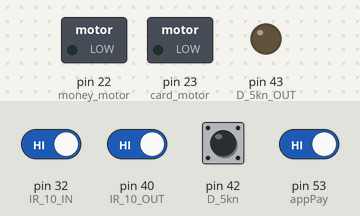
A sketch run on a simulated Arduino Mega 2560, built with avr-gcc and run on an emulated ATmega2560. Parts: switched loads named in the sketch (green lamp = pin HIGH), output pins drawn as LEDs (lit = HIGH). Inputs (shaded band) come from the test bench; at power-on: pin 32 (IR_10_IN), pin 40 (IR_10_OUT), pin 42 (D_5kn), pin 53 (appPay) HIGH. What the sketch prints to the serial monitor is not drawn.

Above: at 1.2 s.
1.3 s: pin 53 (appPay) driven LOW
At 1.7 s:
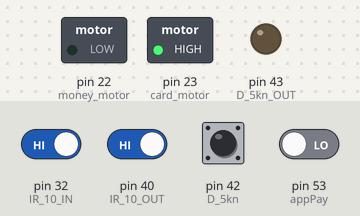
4.3 s: pin 40 (IR_10_OUT) driven LOW
At 4.7 s:
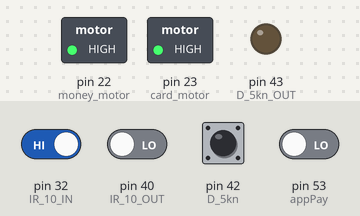
7.3 s: pin 32 (IR_10_IN) driven LOW
At 7.6 s:
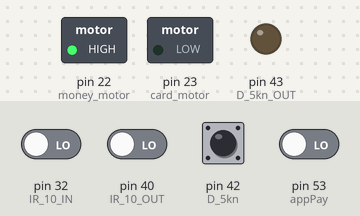
10.3 s: pin 32 (IR_10_IN) driven HIGH
At 11.2 s:
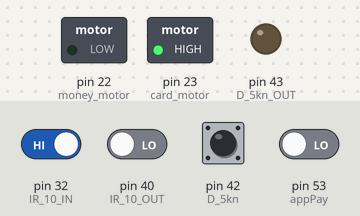
13.3 s: pin 53 (appPay) driven HIGH
At 14.6 s:
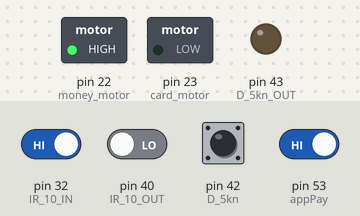
Timing chart, 0 to 15.8 s (numbered marks = the images above; inputs shaded):
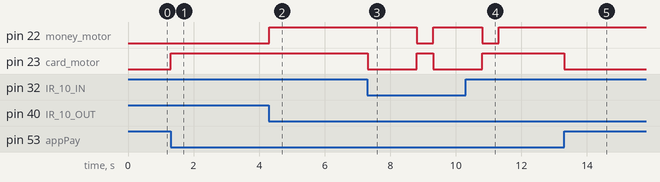

Measured:
- after the input at 1.3 s, pin 23 (card_motor): LOW → HIGH at once
- after the input at 4.3 s, pin 22 (money_motor): LOW → HIGH at once
- after the input at 7.3 s, pin 22 (money_motor): HIGH → LOW after 1.5 s, → HIGH 0.50 s later; pin 23 (card_motor): HIGH → LOW at once, → HIGH 1.5 s later, → LOW 0.50 s later
- after the input at 10.3 s, pin 22 (money_motor): goes on until 11.3 s, then stays HIGH; pin 23 (card_motor): goes on until 10.8 s, then stays HIGH
- after the input at 13.3 s, pin 23 (card_motor): HIGH → LOW at once

The sketch:

motori_IR.ino
```cpp
#define card_motor 23
#define money_motor 22
#define D_5kn 42
#define D_5kn_OUT 43
#define IR_10_IN 32
#define IR_10_OUT 40
#define appPay 53
int knIN = 0; //Morali smo staviti INT jer bool nije radio kako je trebao.
int IR_10kn_IN = 0;
int IR_10kn_OUT=0;
int IR_app=0;
int IR_payment = 0;
String motor_state = "";
String payment = "NOT";

void setup() {
  pinMode(D_5kn, INPUT_PULLUP);
  pinMode(D_5kn_OUT, OUTPUT);
  pinMode(money_motor, OUTPUT);
  pinMode(card_motor, OUTPUT);
  digitalWrite(D_5kn_OUT, LOW);
  Serial.begin(9600);

}
  void loop() {
  knIN = digitalRead(D_5kn);
  IR_10kn_IN=digitalRead(IR_10_IN);
  IR_10kn_OUT=digitalRead(IR_10_OUT);
  IR_app=digitalRead(appPay);
  Serial.println(knIN);
  if (IR_10kn_OUT == 0)
  {
    analogWrite(money_motor, 255);
    motor_state = "ON";
  }
  if (IR_10kn_IN == 0 and motor_state == "ON")
  {
      delay(1500);
      analogWrite(money_motor, 0);
      motor_state = "OFF";
  }
  analogWrite(card_motor, 0);
  if(IR_app==0){
    analogWrite(card_motor, 255);
    delay(500);
    analogWrite(card_motor, 0);
  }
  if (knIN == 0 && IR_10kn_IN == 0)
  {
    IR_payment = 1;
  }
  if (IR_payment == 1 && payment == "NOT"){
    analogWrite(card_motor, 255);
    payment = "YES";
    delay(500);
    analogWrite(card_motor, 0);
  }
}
```
